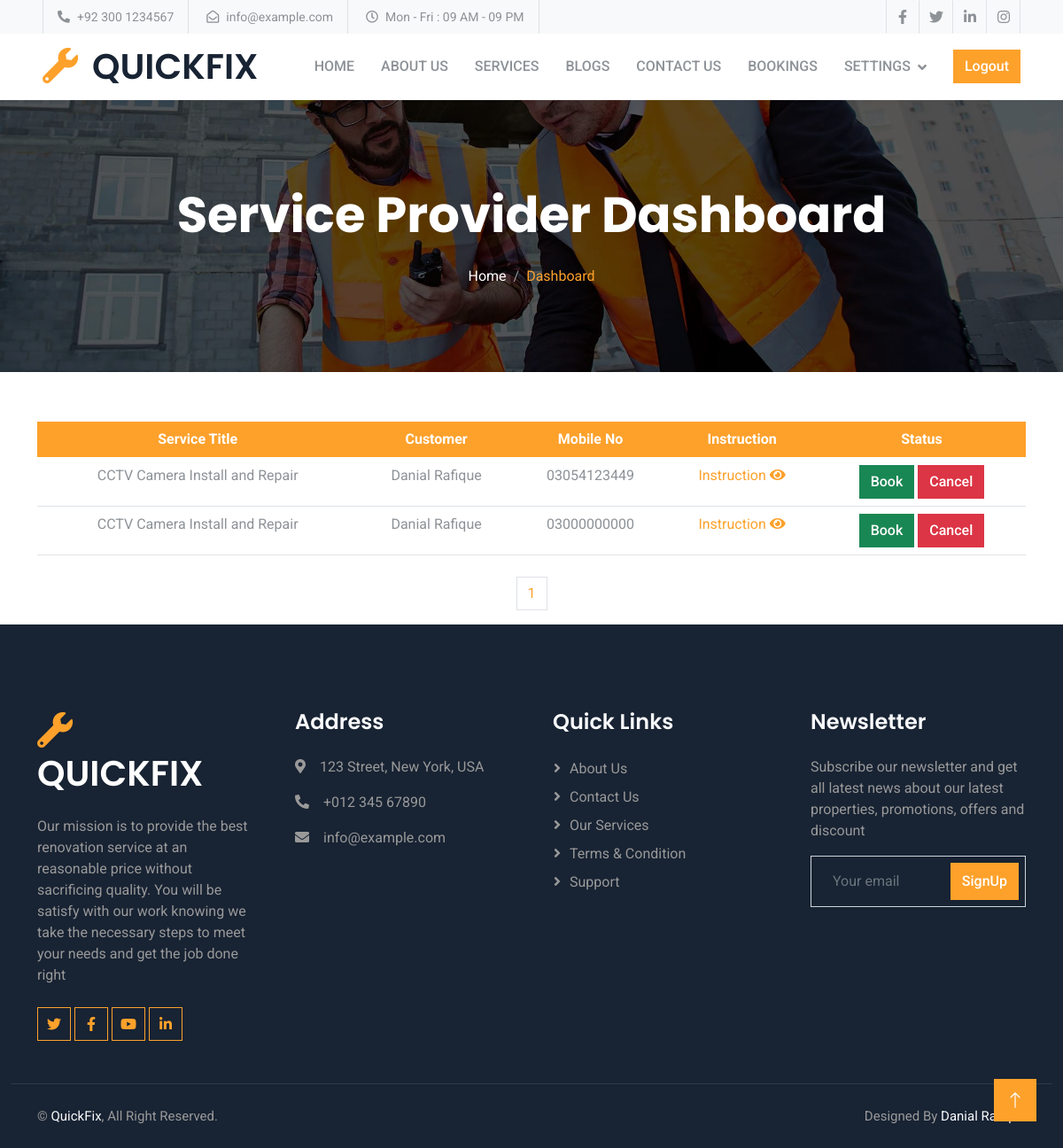
The page /vendor-dashboard/ (signed in) on the database as committed earlier.
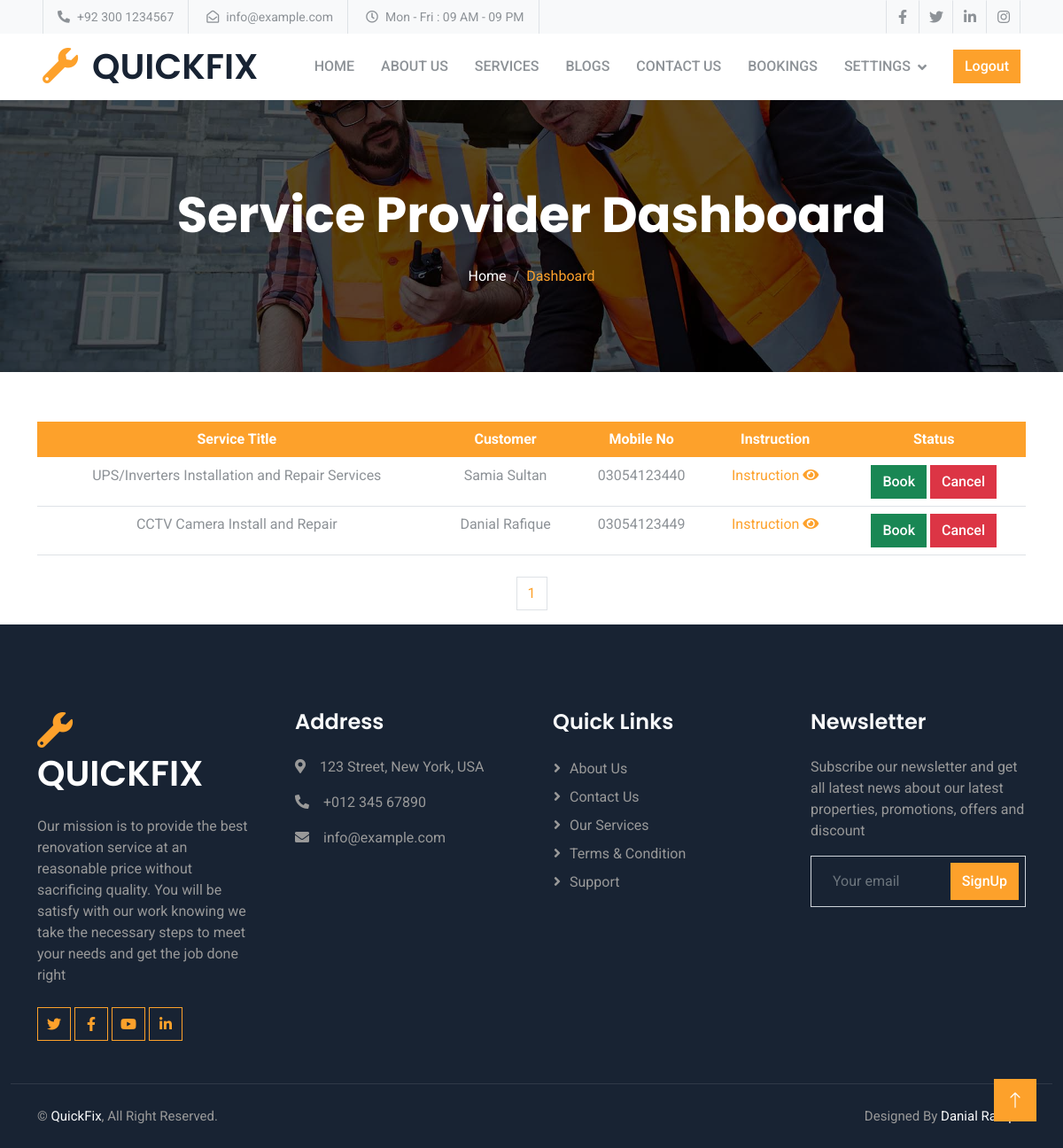
The same page on the database as committed later.
### vendor/models.py (models this page shows, shortened)
class Booking(models.Model):
    STATUS_CHOICES = [
        ('Pending', 'Pending'),
        ('Booked', 'Booked'),
        ('Cancelled', 'Cancelled'),
    ]
    service = models.ForeignKey(Service, on_delete=models.CASCADE)
    user = models.ForeignKey(User, on_delete=models.CASCADE)
    booking_date = models.DateTimeField(default=timezone.now)
    mobile_no = models.CharField(max_length=11, null=True, blank=True)
    email = models.EmailField(null=True)
    first_name = models.CharField(max_length=30, null=True, blank=True)
    last_name = models.CharField(max_length=30, null=True, blank=True)
    username = models.CharField(max_length=30, null=True, blank=True)
    status = models.CharField(max_length=20, choices=STATUS_CHOICES, default='Pending')
    instruction = models.TextField(null=True , blank=True)

class Service(models.Model):
    user = models.ForeignKey(User,on_delete=models.CASCADE,blank=True ,null=True)
    service_title = models.CharField(max_length=50,null=True, blank=True)
    service_image = models.ImageField(upload_to='service_images/')
    categories=models.ForeignKey(Service_Category ,on_delete=models.CASCADE , blank=True ,null=True, related_name='services')
    description = HTMLField(null=True, blank=True)

### vendor/views.py (the view)
# urls.py: path("vendor-dashboard/", vendor_dashboard_view, name="vendor_dashboard"),
@login_required
def vendor_dashboard_view(request):
    vendor_services = Service.objects.filter(user=request.user)
    bookings = Booking.objects.filter(service__in=vendor_services).order_by('-id')
    paginator = Paginator(bookings , 10)
    page_number = request.GET.get('page')
    bookingfinal = paginator.get_page(page_number)
    totalpage = bookingfinal.paginator.num_pages
    context = {
        'bookings': bookingfinal,
        'totalpagelist' : [n+1 for n in range(totalpage)]
    }
    return render(request, 'vendor/vendor_dashboard.html', context)

### vendor/templates/vendor/vendor_dashboard.html (shortened to what this page needs)
{% extends "base.html" %}
{% load static %}
{% block content %}
    <div class="container-fluid page-header py-5 mb-5 wow fadeIn" data-wow-delay="0.1s">
      <div class="container text-center py-5">
          <h1 class="display-4 text-white animated slideInDown mb-4">Service Provider Dashboard</h1>
          <nav aria-label="breadcrumb animated slideInDown">
              <ol class="breadcrumb justify-content-center mb-0">
                  <li class="breadcrumb-item"><a class="text-white" href="{% url "customer:home" %}">Home</a></li>
                  <li class="breadcrumb-item text-primary active" aria-current="page">Dashboard</li>
              </ol>
          </nav>
      </div>
  </div>
<div class="container py-2 wow fadeIn" data-wow-delay="0.3s">
  <div class="table-responsive-md">
    <table class="table text-center">
      <thead class="bg-primary text-white">
        <tr>
          <th scope="col">Service Title</th>
          <th scope="col">Customer</th>
          <th scope="col">Mobile No</th>
          <th scope="col">Instruction</th>
          <th scope="col">Status</th>
        </tr>
      </thead>
      <tbody>
        {% for booking in bookings %}
          <tr>
            <td>{{ booking.service.service_title }}</td>
            <td>{{ booking.first_name }} {{ booking.last_name }}</td>
            <td>{{ booking.mobile_no }}</td>
            <td style="cursor:pointer;" class="text-primary" data-bs-toggle="modal" data-bs-target="#exampleModal"><span>Instruction <i class="fa fa-eye" aria-hidden="true"></i></span></td>
            <td>
            {% if booking.status == "Booked" %}
            <a href="{% url 'vendor:approve_booking' booking.id 'Booked' %}" class="btn btn-success disabled">Book</a>
            <a href="{% url 'vendor:approve_booking' booking.id 'Cancelled' %}" class="btn btn-danger">Cancel</a>
            {% elif booking.status == "Cancelled" %}
            <a href="{% url 'vendor:delete_booking' booking.id%}" class="btn btn-danger">Delete</a>
            {% else %}
            <a href="{% url 'vendor:approve_booking' booking.id 'Booked' %}" class="btn btn-success">Book</a>
            <a href="{% url 'vendor:approve_booking' booking.id 'Cancelled' %}" class="btn btn-danger">Cancel</a>
            {% endif %}
            </td>
          </tr>
        {% empty %}
          <tr>
            <td colspan="5">No bookings found.</td>
          </tr>
        {% endfor %}
      </tbody>
    </table>
  </div>
</div>
    <div class="container-fluid wow fadeIn" data-wow-delay="0.2s">
      <nav aria-label="Page navigation example wow fadeIn" data-wow-delay="0.1s">
       <ul class="pagination justify-content-center">
           {% for n in totalpagelist %}
           <li class="page-item"><a class="page-link" href="/vendor-dashboard/?page={{n}}">{{n}}</a></li>
           {% endfor %}
       </ul>
      </nav>
   </div>
{% endblock content %}

### templates/base.html (shortened to what this page needs)
{% load static %}
<!DOCTYPE html>
<html lang="en">
<head>
   <link href="https://cdnjs.cloudflare.com/ajax/libs/font-awesome/5.10.0/css/all.min.css" rel="stylesheet">
   <link href="https://cdn.jsdelivr.net/npm/bootstrap-icons@1.4.1/font/bootstrap-icons.css" rel="stylesheet">
   <link href="{% static 'customer/lib/animate/animate.min.css' %}" rel="stylesheet">
   <link href="{% static 'customer/lib/owlcarousel/assets/owl.carousel.min.css' %}" rel="stylesheet">
   <link href="{% static 'customer/css/bootstrap.min.css' %}" rel="stylesheet">
   <link href="{% static 'customer/css/style.css' %}" rel="stylesheet">
</head>
<body>
  {% include "header.html" %}
  {% block content %}
  {% endblock content %}
  {% include "footer.html" %}
</body>
</html>

### templates/header.html (shortened to what this page needs)
    <div class="container-fluid bg-light p-0">
        <div class="row gx-0 d-none d-lg-flex">
            <div class="col-lg-7 px-5 text-start">
                <div class="h-100 d-inline-flex align-items-center border-start border-end px-3">
                    <small class="fa fa-phone-alt me-2"></small>
                    <small>+92 300 1234567</small>
                </div>
                <div class="h-100 d-inline-flex align-items-center border-end px-3">
                    <small class="far fa-envelope-open me-2"></small>
                    <small>info@example.com</small>
                </div>
                <div class="h-100 d-inline-flex align-items-center border-end px-3">
                    <small class="far fa-clock me-2"></small>
                    <small>Mon - Fri : 09 AM - 09 PM</small>
                </div>
            </div>
            <div class="col-lg-5 px-5 text-end">
                <div class="h-100 d-inline-flex align-items-center">
                    <a class="btn btn-square border-end border-start" href=""><i class="fab fa-facebook-f"></i></a>
                    <a class="btn btn-square border-end" href=""><i class="fab fa-twitter"></i></a>
                    <a class="btn btn-square border-end" href=""><i class="fab fa-linkedin-in"></i></a>
                    <a class="btn btn-square border-end" href=""><i class="fab fa-instagram"></i></a>
                </div>
            </div>
        </div>
    </div>
    <nav class="navbar navbar-expand-lg bg-white navbar-light sticky-top px-4 px-lg-5 py-lg-0">
        <a href="{% url "customer:home" %}" class="navbar-brand d-flex align-items-center">
            <h1 class="m-0"><i class="fa fa-wrench text-primary me-3"></i>QUICKFIX</h1>
        </a>
        <div class="collapse navbar-collapse" id="navbarCollapse">
            <div class="navbar-nav ms-auto py-3 py-lg-0">
                <a href="{% url "customer:home" %}" class="nav-item nav-link">Home</a>
                <a href="{% url "customer:about" %}" class="nav-item nav-link">About Us</a>
                <a href="{% url "customer:service_view" %}" class="nav-item nav-link">Services</a>
                <a href="{% url "blog:post_list" %}" class="nav-item nav-link">Blogs</a>
                <a href="{% url "customer:contact" %}" class="nav-item nav-link">Contact Us</a>
                {% if user.is_authenticated %}
                {% if user.is_vendor %}
                <a href="{% url "vendor:vendor_dashboard" %}" class="nav-item nav-link">Bookings</a>
                <div class="nav-item dropdown">
                    <a href="#" class="nav-link dropdown-toggle" data-bs-toggle="dropdown">Settings</a>
                </div>
                {% endif %}
                {% endif %}
                {% if user.is_authenticated%}
                <div class="d-flex justify-content-center align-items-center ">
                 <a class=" btn text-white bg-primary" href="{% url "accounts:user_logout_view" %}">Logout</a>
                </div>
                {% else %}
                <div class="d-flex justify-content-center align-items-center gap-2">
                 <a class="btn text-white bg-primary" href="{% url "accounts:user_login_view" %}">Login</a>
                 <a class="text-white bg-primary btn " href="{% url "accounts:user_register_view" %}">Sign up</a>
               </div>
               {% endif %}
            </div>
        </div>
    </nav>

### templates/footer.html
<div class="container-fluid bg-dark footer  pt-5 wow fadeIn" data-wow-delay="0.1s">
    <div class="container py-5">
        <div class="row g-5">
            <div class="col-lg-3 col-md-6">
                <h1 class="text-white mb-4"><i class="fa fa-wrench text-primary me-3"></i>QUICKFIX</h1>
                <p>Our mission is to provide the best renovation service at an reasonable price without sacrificing quality. You will be satisfy with our work knowing we take the necessary steps to meet your needs and get the job done right</p>
                <div class="d-flex pt-2">
                    <a class="btn btn-square btn-outline-primary me-1" href=""><i class="fab fa-twitter"></i></a>
                    <a class="btn btn-square btn-outline-primary me-1" href=""><i class="fab fa-facebook-f"></i></a>
                    <a class="btn btn-square btn-outline-primary me-1" href=""><i class="fab fa-youtube"></i></a>
                    <a class="btn btn-square btn-outline-primary me-0" href=""><i class="fab fa-linkedin-in"></i></a>
                </div>
            </div>
            <div class="col-lg-3 col-md-6">
                <h4 class="text-light mb-4">Address</h4>
                <p><i class="fa fa-map-marker-alt me-3"></i>123 Street, New York, USA</p>
                <p><i class="fa fa-phone-alt me-3"></i>+012 345 67890</p>
                <p><i class="fa fa-envelope me-3"></i>info@example.com</p>
            </div>
            <div class="col-lg-3 col-md-6">
                <h4 class="text-light mb-4">Quick Links</h4>
                <a class="btn btn-link" href="{% url "customer:about" %}">About Us</a>
                <a class="btn btn-link" href="{% url "customer:contact" %}">Contact Us</a>
                <a class="btn btn-link" href="{% url "customer:service_view" %}">Our Services</a>
                <a class="btn btn-link" href="">Terms & Condition</a>
                <a class="btn btn-link" href="">Support</a>
            </div>
            <div class="col-lg-3 col-md-6">
                <h4 class="text-light mb-4">Newsletter</h4>
                <p>Subscribe our newsletter and get all latest news about our latest properties, promotions, offers and discount</p>
                <div class="position-relative mx-auto" style="max-width: 400px;">
                    <input class="form-control bg-transparent w-100 py-3 ps-4 pe-5" type="text" placeholder="Your email">
                    <button type="button" class="btn btn-primary py-2 position-absolute top-0 end-0 mt-2 me-2">SignUp</button>
                </div>
            </div>
        </div>
    </div>
    <div class="container-fluid copyright">
        <div class="container">
            <div class="row">
                <div class="col-md-6 text-center text-md-start mb-3 mb-md-0">
                    &copy; <a href="{% url "customer:home" %}">QuickFix</a>, All Right Reserved.
                </div>
                <div class="col-md-6 text-center text-md-end">
                    Designed By <a href="">Danial Rafique</a>
                </div>
            </div>
        </div>
    </div>
</div>
<a href="#" class="btn btn-lg btn-primary btn-lg-square back-to-top"><i class="bi bi-arrow-up"></i></a>

### customer/static/customer/css/style.css (style rules this page uses)
:root { --primary: #FDA12B; --secondary: #8D9297; --light: #F8F9FA; --dark: #182333; }
.back-to-top { position: fixed; display: none; right: 30px; bottom: 30px; z-index: 99; }
.btn { font-weight: 500; transition: .5s; }
.btn.btn-primary, .btn.btn-outline-primary:hover { color: #FFFFFF; }
.btn-square { width: 38px; height: 38px; }
.btn-lg-square { width: 48px; height: 48px; }
.btn-square, .btn-sm-square, .btn-lg-square { padding: 0; display: flex; align-items: center; justify-content: center; font-weight: normal; }
.navbar.sticky-top { top: -100px; transition: .5s; }
.navbar .navbar-nav .nav-link { margin-right: 30px; padding: 25px 0; color: var(--secondary); font-weight: 500; text-transform: uppercase; outline: none; }
.navbar .dropdown-toggle::after { border: none; content: "\f107"; font-family: "Font Awesome 5 Free"; font-weight: 900; vertical-align: middle; margin-left: 8px; }
.page-header { background: linear-gradient(rgba(0, 0, 0, .65), rgba(0, 0, 0, .65)), url(../img/carousel-1.jpg) center center no-repeat; background-size: cover; }
.page-header .breadcrumb-item+.breadcrumb-item::before { color: #999999; }
.footer { color: #999999; }
.footer .btn.btn-link { display: block; margin-bottom: 5px; padding: 0; text-align: left; color: #999999; font-weight: normal; text-transform: capitalize; transition: .3s; }
.footer .btn.btn-link::before { position: relative; content: "\f105"; font-family: "Font Awesome 5 Free"; font-weight: 900; color: #999999; margin-right: 10px; }
.footer .copyright { padding: 25px 0; font-size: 15px; border-top: 1px solid rgba(256, 256, 256, .1); }
.footer .copyright a { color: var(--light); }

### templates/base.html (style rules this page uses)
* { margin: 0; padding: 0; box-sizing: border-box; }

Rows that differ between the two databases and show on the page:
removed Booking: service.service_title "CCTV Camera Install and Repair", first_name "Danial", last_name "Rafique", mobile_no "03000000000", status "Book"
added Booking: service.service_title "UPS/Inverters Installation and Repair Services", first_name "Samia", last_name "Sultan", mobile_no "03054123440", status "Book"
